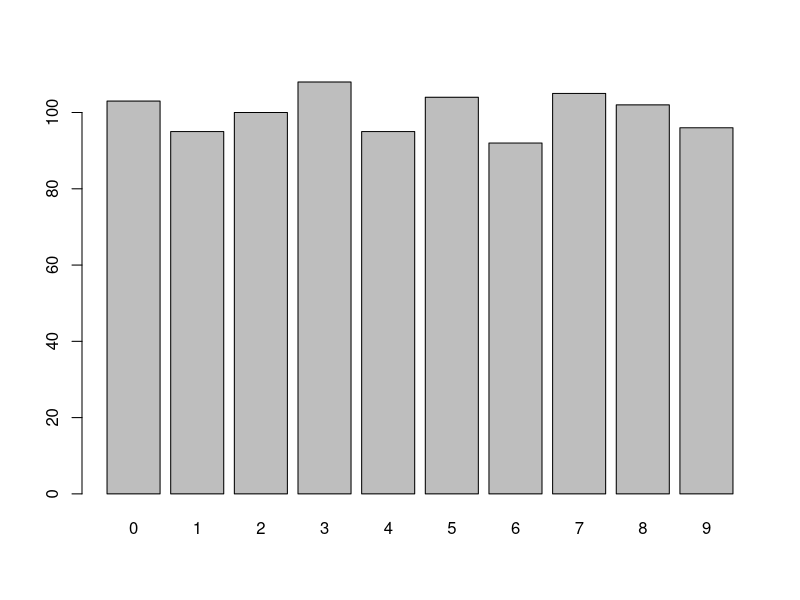

The R source for this figure:
a <- 42
A <- a * 2  # R is case sensitive
print(a)

print(a)

b<-10
print(b)
n <- floor(runif(1000)*10)
t <- table(n)
barplot(t)
